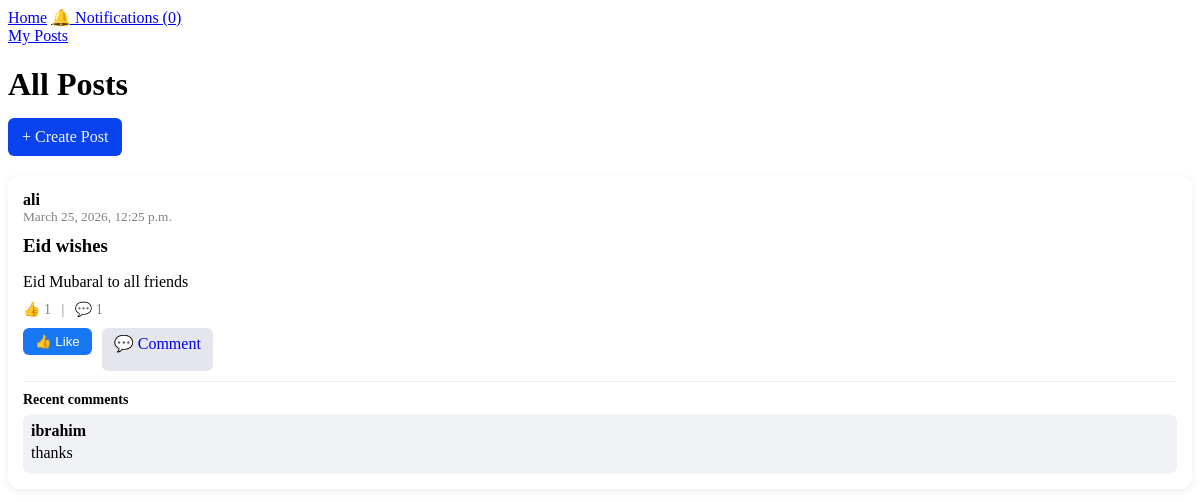
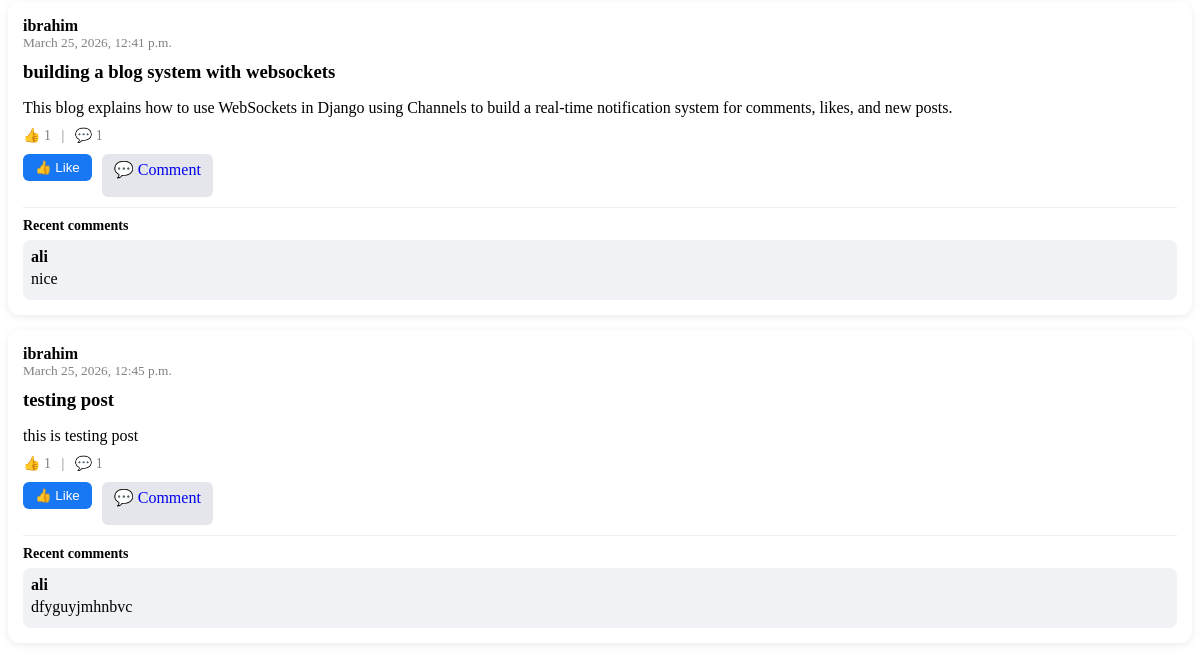
/post_list/ (signed in), run on an earlier commit of the app's database (2 pictures, top to bottom).
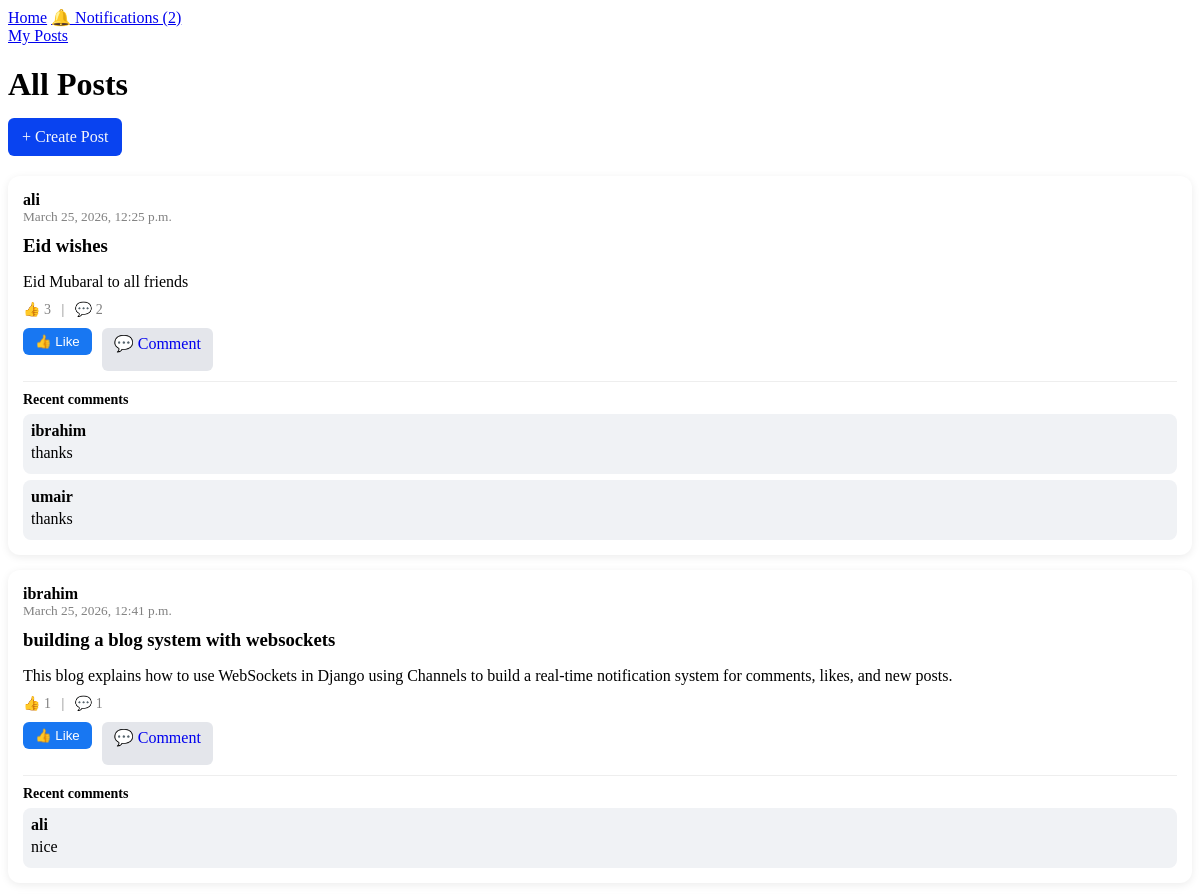
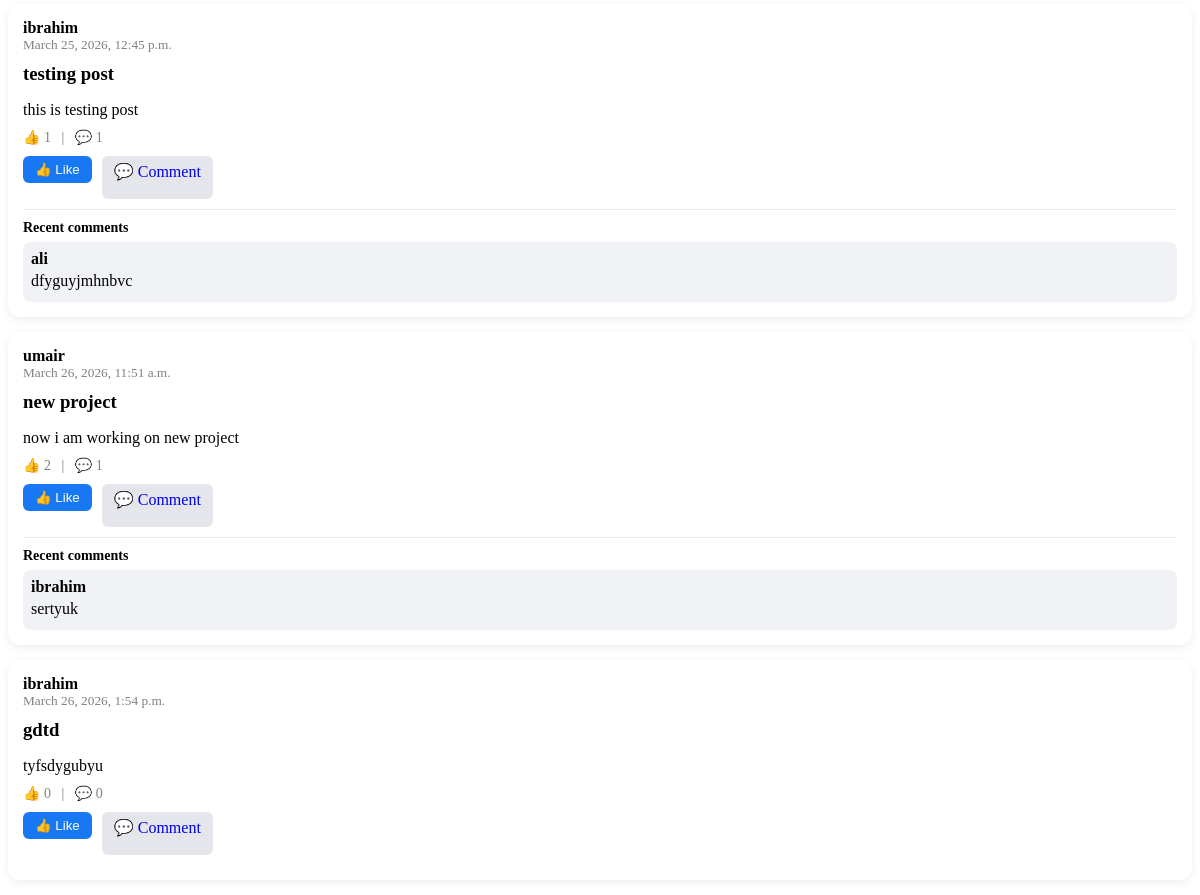
And on a later commit of the database (2 pictures, top to bottom).
### blog/models.py (models this page shows, shortened)
class Post(models.Model):
    title = models.CharField(max_length=200)
    content = models.TextField()
    author = models.ForeignKey(User, on_delete=models.CASCADE)
    created_at = models.DateTimeField(auto_now_add=True)
    updated_at = models.DateTimeField(auto_now=True)
    is_published = models.BooleanField(default=False)
    category = models.ForeignKey("Category", on_delete=models.CASCADE, default=None, null=True, blank=True)

class Comment(models.Model):
    post = models.ForeignKey(Post, on_delete=models.CASCADE, related_name='comments')
    user = models.ForeignKey(User, on_delete=models.CASCADE)
    content = models.TextField()
    created_at = models.DateTimeField(auto_now_add=True)

### blog/views.py (the view)
# urls.py: path('post_list/', PostListView.as_view(), name='home'),
class PostListView(LoginRequiredMixin, ListView):
    model = Post
    template_name = "post/post_list.html"
    context_object_name = "posts"
    ordering = ["-created_at"]
    def get_queryset(self):
        user = self.request.user
        profile, created = Profile.objects.get_or_create(user=user)
        interests = profile.interested_in.all()
        queryset = Post.objects.filter(is_published=True)
        if interests.exists():
            queryset = queryset.filter(categories__in=interests).distinct()
        return queryset

### blog/context_processors.py (called while the page is built)
def notifications_badge(request):
    if request.user.is_authenticated:
        unread_count = Notification.objects.filter(user=request.user, is_read=False).count()
    else:
        unread_count = 0
    return {"unread_notifications_count": unread_count}

### templates/post/post_list.html (shortened to what this page needs)
{% extends "base.html" %}
{% block content %}
<a href="{% url 'blog:my_posts'%}" class="btn btn-sm btn-warning">My Posts</a>
<h1 style="margin-bottom:15px;">All Posts</h1>
<a href="{% url 'blog:create_post' %}"
   style="display:inline-block; margin-bottom:20px; padding:10px 14px; background:#0943f0; color:#f7f8fa; text-decoration:none; border-radius:6px;">
    + Create Post
</a>
{% for post in posts %}
  <div style="background:#fff; border-radius:12px; padding:15px; margin-bottom:15px; box-shadow:0 2px 8px rgba(0,0,0,0.08);">
    <div style="margin-bottom:10px;">
        <strong style="font-size:16px;">{{ post.author.username }}</strong><br>
        <small style="color:gray;">{{ post.created_at }}</small>
    </div>
    <h3 style="margin:8px 0;">{{ post.title }}</h3>
    <p style="margin-bottom:10px;">{{ post.content }}</p>
    <div style="color:gray; font-size:14px; margin-bottom:10px;">
        👍 {{ post.like_set.count }} &nbsp; | &nbsp; 💬 {{ post.comments.count }}
    </div>
    <div style="display:flex; gap:10px; margin-bottom:10px;">
        <form method="post" action="{% url 'blog:like_post' post.id %}">
            {% if post.id in liked_post_ids %}
                <button type="submit" style="border:none; background:#e4e6eb; padding:6px 12px; border-radius:6px; cursor:pointer;">
                    👍 Unlike
                </button>
            {% else %}
                <button type="submit" style="border:none; background:#1877f2; color:white; padding:6px 12px; border-radius:6px; cursor:pointer;">
                    👍 Like
                </button>
            {% endif %}
        </form>
        <a href="{% url 'blog:create_comment' post.id %}"
           style="text-decoration:none; background:#e4e6eb; padding:6px 12px; border-radius:6px;">
           💬 Comment
        </a>
    </div>
    {% if post.comments.all %}
      <div style="margin-top:10px; padding-top:10px; border-top:1px solid #eee;">
        <strong style="font-size:14px;">Recent comments</strong>
        {% for comment in post.comments.all|slice:":3" %}
          <div style="background:#f0f2f5; padding:8px; border-radius:8px; margin-top:6px;">
            <strong>{{ comment.user.username }}</strong>
            <p style="margin:4px 0;">{{ comment.content }}</p>
          </div>
        {% endfor %}
      </div>
    {% endif %}
  </div>
{% empty %}
  <p>No posts available.</p>
{% endfor %}
{% endblock %}

What changed in the data, as far as the page shows it:
computed for Post "Eid wishes": like_set.count "1" → "3"; comments.count "1" → "2"
added Comment: user.username "umair", content "thanks", shown under Post "Eid wishes"
added Post: author.username "umair", created_at "March 26, 2026, 11:51 a.m.", title "new project", content "now i am working on new project", like_set.count "2", comments.count "1", shows "👍 Like"
added Comment: user.username "ibrahim", content "sertyuk", shown under "umair"
added Post: author.username "ibrahim", created_at "March 26, 2026, 1:54 p.m.", title "gdtd", content "tyfsdygubyu", like_set.count "0", comments.count "0", shows "👍 Like"
Also different on the page:
{{ unread_notifications_count }}: "0" → "2"
